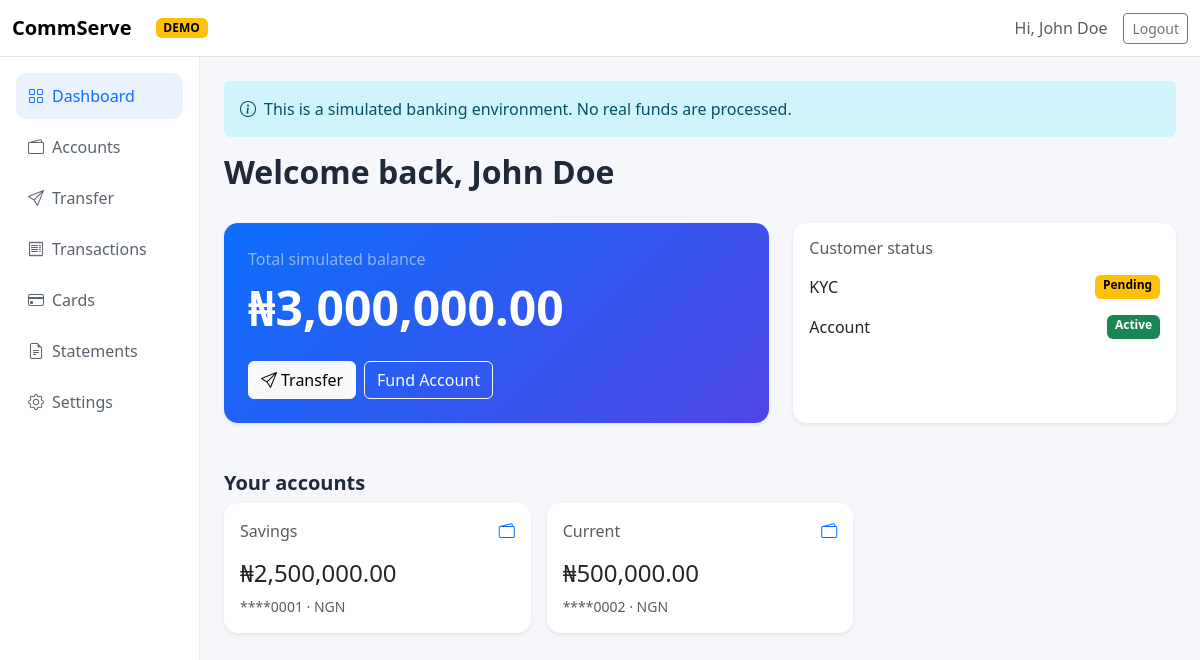
The app's page /public/dashboard.php (signed in) with its own data.
### tables this page shows
CREATE TABLE accounts (id BIGINT UNSIGNED AUTO_INCREMENT PRIMARY KEY, user_id BIGINT UNSIGNED NOT NULL, account_type_id TINYINT UNSIGNED NOT NULL, account_number CHAR(10) NOT NULL UNIQUE, available_balance DECIMAL(19,4) NOT NULL DEFAULT 0, status ENUM('active','frozen','closed') NOT NULL DEFAULT 'active', created_at TIMESTAMP DEFAULT CURRENT_TIMESTAMP, FOREIGN KEY(user_id) REFERENCES users(id), FOREIGN KEY(account_type_id) REFERENCES account_types(id));

CREATE TABLE account_types (id TINYINT UNSIGNED AUTO_INCREMENT PRIMARY KEY, name VARCHAR(50) NOT NULL UNIQUE, currency CHAR(3) NOT NULL DEFAULT 'NGN', minimum_balance DECIMAL(19,4) NOT NULL DEFAULT 0);

### app/helpers.php (called while the page is built, shortened)
<?php
require_once __DIR__ . '/database.php';
function e(?string $value): string { return htmlspecialchars($value ?? '', ENT_QUOTES, 'UTF-8'); }
function auth_user(): ?array { return $_SESSION['user'] ?? null; }

### app/bootstrap.php (called while the page is built, shortened)
<?php
function env(string $key, mixed $default = null): mixed { return $_ENV[$key] ?? $default; }

### app/database.php (called while the page is built, shortened)
<?php
require_once __DIR__ . '/bootstrap.php';
final class Database {
    private static ?PDO $pdo = null;
    public static function connection(): PDO {
        $dsn = sprintf('mysql:host=%s;port=%s;dbname=%s;charset=utf8mb4', env('DB_HOST','127.0.0.1'), env('DB_PORT','3306'), env('DB_NAME','commserve'));
        self::$pdo = new PDO($dsn, (string)env('DB_USER','root'), (string)env('DB_PASS',''), [
            PDO::ATTR_ERRMODE => PDO::ERRMODE_EXCEPTION,
            PDO::ATTR_DEFAULT_FETCH_MODE => PDO::FETCH_ASSOC,
            PDO::ATTR_EMULATE_PREPARES => false,
        ]);
        return self::$pdo;
    }
}

### public/dashboard.php (the view, shortened to what this page needs)
<?php
require_once dirname(__DIR__) . '/app/helpers.php';
$user=auth_user();
$stmt=Database::connection()->prepare('SELECT a.*, t.name AS type, t.currency FROM accounts a JOIN account_types t ON t.id=a.account_type_id WHERE a.user_id=? ORDER BY a.id'); $stmt->execute([$user['id']]); $accounts=$stmt->fetchAll();
$total=array_sum(array_map(fn($a)=>(float)$a['available_balance'],$accounts));
?><!doctype html><html lang="en"><head><meta charset="utf-8"><meta name="viewport" content="width=device-width,initial-scale=1"><title>Dashboard - <?=e(APP_NAME)?></title><link href="https://cdn.jsdelivr.net/npm/bootstrap@5.3.3/dist/css/bootstrap.min.css" rel="stylesheet"><link href="https://cdn.jsdelivr.net/npm/bootstrap-icons@1.11.3/font/bootstrap-icons.css" rel="stylesheet"><link href="/commserve/public/assets/css/app.css" rel="stylesheet"></head><body><nav class="navbar navbar-expand-lg bg-white border-bottom"><div class="container-fluid"><a class="navbar-brand fw-bold" href="/commserve/public/dashboard.php">CommServe</a><span class="badge text-bg-warning ms-2">DEMO</span><div class="ms-auto d-flex align-items-center gap-3"><span class="text-muted">Hi, <?=e($user['name'])?></span><form method="post" class="m-0"><?=csrf_field()?><button class="btn btn-outline-secondary btn-sm">Logout</button></form></div></div></nav><div class="container-fluid"><div class="row"><aside class="col-lg-2 sidebar p-3"><a class="nav-link active" href="#"><i class="bi bi-grid me-2"></i>Dashboard</a><a class="nav-link" href="#"><i class="bi bi-wallet2 me-2"></i>Accounts</a><a class="nav-link" href="#"><i class="bi bi-send me-2"></i>Transfer</a><a class="nav-link" href="#"><i class="bi bi-receipt me-2"></i>Transactions</a><a class="nav-link" href="#"><i class="bi bi-credit-card me-2"></i>Cards</a><a class="nav-link" href="#"><i class="bi bi-file-earmark-text me-2"></i>Statements</a><a class="nav-link" href="#"><i class="bi bi-gear me-2"></i>Settings</a></aside><main class="col-lg-10 p-4"><div class="alert alert-info border-0"><i class="bi bi-info-circle me-2"></i>This is a simulated banking environment. No real funds are processed.</div><h2 class="fw-bold">Welcome back, <?=e($user['name'])?></h2><div class="row g-4 mt-1"><div class="col-md-7"><div class="card hero-card border-0 shadow-sm"><div class="card-body p-4"><div class="text-white-50">Total simulated balance</div><div class="display-5 fw-bold text-white mt-2">₦<?=number_format($total,2)?></div><div class="mt-4"><button class="btn btn-light me-2"><i class="bi bi-send me-1"></i>Transfer</button><button class="btn btn-outline-light">Fund Account</button></div></div></div></div><div class="col-md-5"><div class="card border-0 shadow-sm h-100"><div class="card-body"><h6 class="text-muted">Customer status</h6><div class="d-flex justify-content-between mt-3"><span>KYC</span><span class="badge text-bg-warning">Pending</span></div><div class="d-flex justify-content-between mt-3"><span>Account</span><span class="badge text-bg-success">Active</span></div></div></div></div></div><h5 class="fw-bold mt-5">Your accounts</h5><div class="row g-3"><?php foreach($accounts as $a):?><div class="col-md-6 col-xl-4"><div class="card border-0 shadow-sm"><div class="card-body"><div class="d-flex justify-content-between"><span class="text-muted"><?=e($a['type'])?></span><i class="bi bi-wallet2 text-primary"></i></div><h4 class="mt-3">₦<?=number_format((float)$a['available_balance'],2)?></h4><div class="small text-muted">****<?=e(substr($a['account_number'],-4))?> · <?=e($a['currency'])?></div></div></div></div><?php endforeach;?></div></main></div></div></body></html>

### public/assets/css/app.css (style rules this page uses)
body { background:#f5f7fb;color:#1f2937 }
.sidebar { min-height:calc(100vh - 56px);background:#fff;border-right:1px solid #e9ecef }
.sidebar .nav-link { color:#59636e;border-radius:10px;margin-bottom:5px;padding:11px 12px }
.sidebar .nav-link:hover,.sidebar .nav-link.active { background:#eaf2ff;color:#0d6efd }
.hero-card { background:linear-gradient(135deg,#0d6efd,#4f46e5) }
.card { border-radius:14px }

### records on screen
accounts: account_type.name "Savings", available_balance "2,500,000.00", account_number "0001", account_type.currency "NGN"
accounts: account_type.name "Current", available_balance "500,000.00", account_number "0002", account_type.currency "NGN"

### other values on screen
$user['name'] "John Doe"
$total "3,000,000.00"
